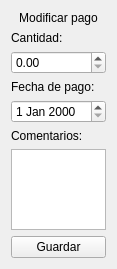
          <widget class="QWidget" name="scrollAreaWidgetContents_9">
           <property name="geometry">
            <rect>
             <x>0</x>
             <y>0</y>
             <width>99</width>
             <height>269</height>
            </rect>
           </property>
           <layout class="QVBoxLayout" name="verticalLayout_7">
            <item>
             <widget class="QLabel" name="label_8">
              <property name="text">
               <string>Modificar pago</string>
              </property>
              <property name="alignment">
               <set>Qt::AlignCenter</set>
              </property>
             </widget>
            </item>
            <item>
             <widget class="QLabel" name="label_payment_modify_quantity">
              <property name="text">
               <string>Cantidad:</string>
              </property>
             </widget>
            </item>
            <item>
             <widget class="QDoubleSpinBox" name="double_spin_box_payment_modify_quantity">
              <property name="maximum">
               <double>500000.989999999990687</double>
              </property>
             </widget>
            </item>
            <item>
             <widget class="QLabel" name="label_payment_modify_payment_date">
              <property name="text">
               <string>Fecha de pago:</string>
              </property>
             </widget>
            </item>
            <item>
             <widget class="QDateEdit" name="date_edit_payment_modify_payment_date"/>
            </item>
            <item>
             <widget class="QLabel" name="label_payment_modify_comments">
              <property name="text">
               <string>Comentarios:</string>
              </property>
             </widget>
            </item>
            <item>
             <widget class="QPlainTextEdit" name="plain_text_edit_payment_modify_comments"/>
            </item>
            <item>
             <spacer name="vertical_spacer_payment_modify">
              <property name="orientation">
               <enum>Qt::Vertical</enum>
              </property>
              <property name="sizeHint" stdset="0">
               <size>
                <width>20</width>
                <height>40</height>
               </size>
              </property>
             </spacer>
            </item>
            <item>
             <widget class="QPushButton" name="push_button_payment_modify_save">
              <property name="text">
               <string>Guardar</string>
              </property>
             </widget>
            </item>
           </layout>
          </widget>
